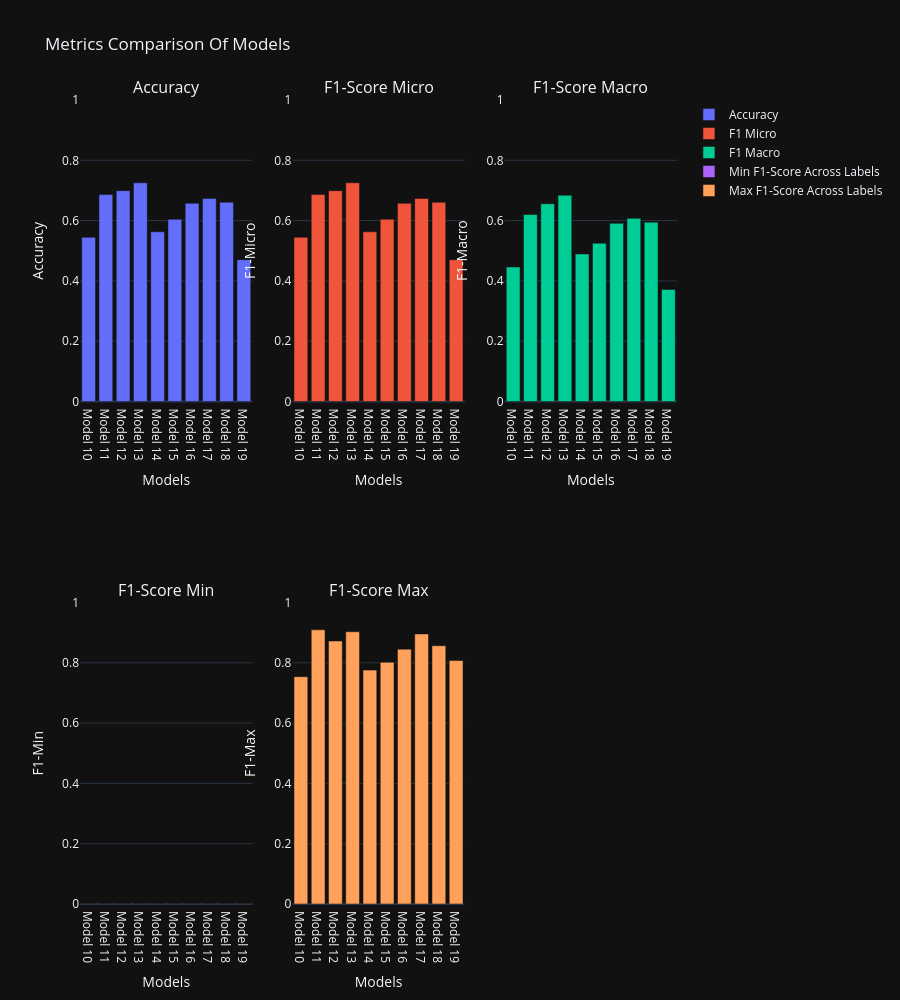

Here is the notebook cell this chart was saved with:
### Code cell
visualise_metrics(list(range(n, 2 * n)))

### Figure 1 — Plotly figure (JSON) as saved in the notebook; plotly's stock layout.template omitted (floating-point values rounded to 4 significant figures)
{"data": [{"name": "Accuracy", "type": "bar", "x": ["Model 10", "Model 11", "Model 12", "Model 13", "Model 14", "Model 15", "Model 16", "Model 17", "Model 18", "Model 19"], "xaxis": "x", "y": [0.5446, 0.6863, 0.6992, 0.7254, 0.5628, 0.6046, 0.6573, 0.6735, 0.661, 0.4704], "yaxis": "y"}, {"name": "F1 Micro", "type": "bar", "x": ["Model 10", "Model 11", "Model 12", "Model 13", "Model 14", "Model 15", "Model 16", "Model 17", "Model 18", "Model 19"], "xaxis": "x2", "y": [0.5446, 0.6863, 0.6992, 0.7254, 0.5628, 0.6046, 0.6573, 0.6735, 0.661, 0.4704], "yaxis": "y2"}, {"name": "F1 Macro", "type": "bar", "x": ["Model 10", "Model 11", "Model 12", "Model 13", "Model 14", "Model 15", "Model 16", "Model 17", "Model 18", "Model 19"], "xaxis": "x3", "y": [0.4463, 0.6201, 0.6559, 0.6843, 0.4892, 0.5249, 0.5909, 0.6076, 0.5947, 0.3714], "yaxis": "y3"}, {"name": "Min F1-Score Across Labels", "type": "bar", "x": ["Model 10", "Model 11", "Model 12", "Model 13", "Model 14", "Model 15", "Model 16", "Model 17", "Model 18", "Model 19"], "xaxis": "x4", "y": [0, 0, 0, 0, 0, 0, 0, 0, 0, 0], "yaxis": "y4"}, {"name": "Max F1-Score Across Labels", "type": "bar", "x": ["Model 10", "Model 11", "Model 12", "Model 13", "Model 14", "Model 15", "Model 16", "Model 17", "Model 18", "Model 19"], "xaxis": "x5", "y": [0.754, 0.9094, 0.8721, 0.903, 0.7758, 0.8017, 0.8452, 0.8957, 0.8566, 0.8075], "yaxis": "y5"}], "layout": {"annotations": [{"font": {"size": 16}, "showarrow": false, "text": "Accuracy", "x": 0.1444, "xanchor": "center", "xref": "paper", "y": 1, "yanchor": "bottom", "yref": "paper"}, {"font": {"size": 16}, "showarrow": false, "text": "F1-Score Micro", "x": 0.5, "xanchor": "center", "xref": "paper", "y": 1, "yanchor": "bottom", "yref": "paper"}, {"font": {"size": 16}, "showarrow": false, "text": "F1-Score Macro", "x": 0.8556, "xanchor": "center", "xref": "paper", "y": 1, "yanchor": "bottom", "yref": "paper"}, {"font": {"size": 16}, "showarrow": false, "text": "F1-Score Min", "x": 0.1444, "xanchor": "center", "xref": "paper", "y": 0.375, "yanchor": "bottom", "yref": "paper"}, {"font": {"size": 16}, "showarrow": false, "text": "F1-Score Max", "x": 0.5, "xanchor": "center", "xref": "paper", "y": 0.375, "yanchor": "bottom", "yref": "paper"}], "height": 1000, "title": {"text": "Metrics Comparison Of Models"}, "xaxis": {"anchor": "y", "domain": [0, 0.2889], "title": {"text": "Models"}}, "xaxis2": {"anchor": "y2", "domain": [0.3556, 0.6444], "title": {"text": "Models"}}, "xaxis3": {"anchor": "y3", "domain": [0.7111, 1], "title": {"text": "Models"}}, "xaxis4": {"anchor": "y4", "domain": [0, 0.2889], "title": {"text": "Models"}}, "xaxis5": {"anchor": "y5", "domain": [0.3556, 0.6444], "title": {"text": "Models"}}, "xaxis6": {"anchor": "y6", "domain": [0.7111, 1]}, "yaxis": {"anchor": "x", "domain": [0.625, 1], "range": [0, 1], "title": {"text": "Accuracy"}}, "yaxis2": {"anchor": "x2", "domain": [0.625, 1], "range": [0, 1], "title": {"text": "F1-Micro"}}, "yaxis3": {"anchor": "x3", "domain": [0.625, 1], "range": [0, 1], "title": {"text": "F1-Macro"}}, "yaxis4": {"anchor": "x4", "domain": [0, 0.375], "range": [0, 1], "title": {"text": "F1-Min"}}, "yaxis5": {"anchor": "x5", "domain": [0, 0.375], "range": [0, 1], "title": {"text": "F1-Max"}}, "yaxis6": {"anchor": "x6", "domain": [0, 0.375]}}}
